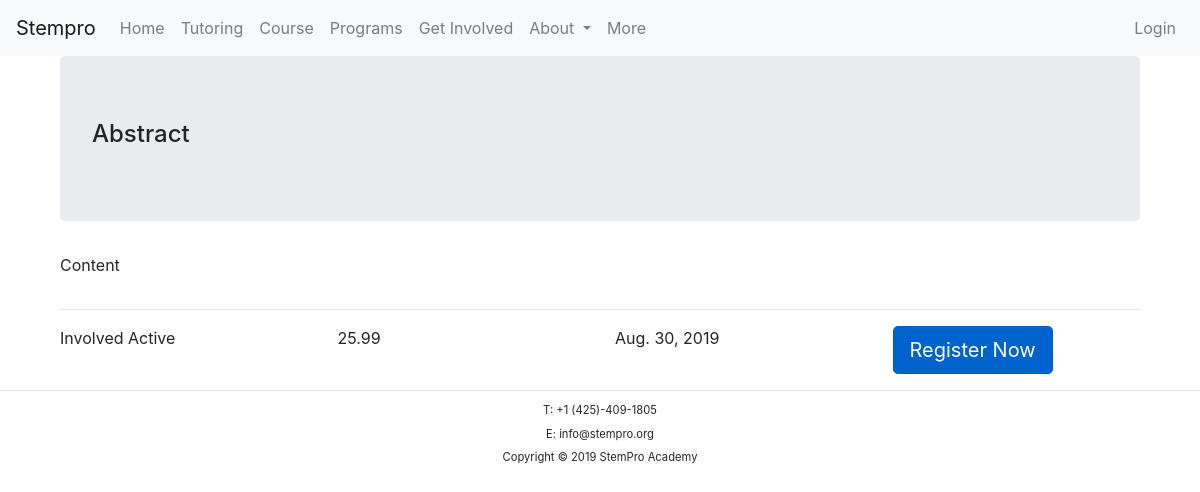
Page /users/involved on the earlier database version.
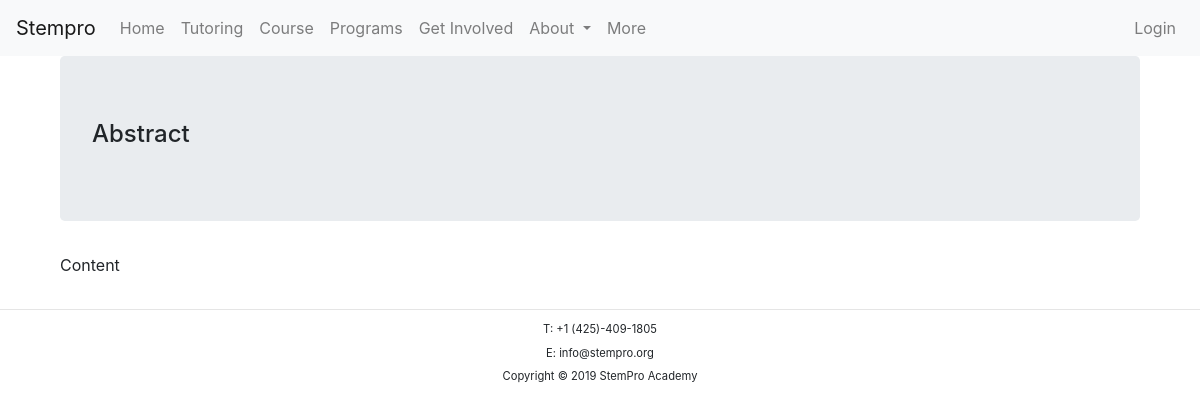
Same page on the later database version.
### app/models.py (models this page shows, shortened)
class InvolvedActive(models.Model):
    name = models.CharField(max_length=50)
    summary = models.TextField(max_length=200, blank=True)
    regular_fee = models.DecimalField(max_digits=8, decimal_places=2)
    member_fee = models.DecimalField(max_digits=8, decimal_places=2, blank=True)
    start_date = models.DateField(blank=True)
    adv_pic = models.ImageField(upload_to='profile_pics', blank=True)
    instructor = models.CharField(max_length=50)

### app/views.py (the view)
# urls.py: path('involved', views.InvolvedActiveView.as_view(), name='involved'),
class InvolvedActiveView(ListView):
    queryset = InvolvedActive.objects.all()
    template_name = 'activities.html'

### templates/activities.html
{% extends 'base.html' %}
{% load static %}
{% block content %}
  <div class="container">
    <div class="jumbotron">
      <h4>Abstract</h4>
    </div>
    <p>Content</p>
    <div class="row">
    {% for instance in object_list %}
      <div class='col-md-12'>
        <hr />
      </div>
      <div class='col-md-3'>
        {{instance.name}}
      </div>
      <div class='col-md-3'>
        {{instance.regular_fee}}
      </div>
      <div class='col-md-3'>
        {{instance.start_date}}
      </div>
      <div class='col-md-3'>
        <a href="{% url 'confirm' %}?name={{instance.name}}&type=involved" class="btn btn-primary btn-lg active" role="button" aria-pressed="true">Register Now</a>
      </div>
    {% endfor %}
    </div>
  </div>
{% endblock %}

### templates/base.html (shortened to what this page needs)
<!DOCTYPE html>
{% load static %}
{% load bootstrap4 %}
{% bootstrap_css %}
<html>
    <head>
        <link rel="stylesheet" href="{% static 'css/style.css' %}">
        <link rel="stylesheet" href="https://stackpath.bootstrapcdn.com/bootstrap/4.3.1/css/bootstrap.min.css">
    </head>
    <body>
        <nav class="navbar navbar-defaut navbar-expand-lg navbar-light bg-light">
            <div class="navbar-header">
              <a class="navbar-brand" href="{% url 'home' %} ">Stempro</a>
            </div>
            <div class="collapse navbar-collapse" id="navbarNavAltMarkup">
                <ul class="nav navbar-nav">
                    <li><a class="nav-item nav-link" href="{% url 'home' %}">Home</a></li>
                    <li><a class="nav-item nav-link" href="{% url 'tutor' %}">Tutoring</a></li>
                    <li><a class="nav-item nav-link" href="{% url 'course' %}">Course</a></li>
                    <li><a class="nav-item nav-link" href="{% url 'program' %}">Programs</a></li>
                    <li><a class="nav-item nav-link" href="{% url 'involved' %}">Get Involved</a></li>
                    <li class="nav-item dropdown">
                      <a class="nav-link dropdown-toggle" href="#" id="navbarDropdown" role="button" data-toggle="dropdown" aria-haspopup="true" aria-expanded="false">
                        About
                      </a>
                    </li>
                    <li><a class="nav-item nav-link {{active}}" href="#">More</a></li>
                </ul>
                <ul class="nav navbar-nav ml-auto">
                  {% if user.is_authenticated %}
                    <li><a class="nav-item nav-link" href="#">Hi, {{ user.username }}!</a></li>
                    <li><a class="nav-item nav-link" href="{% url 'logout' %}">Logout</a></li>
                  {% else %}
                    <li><a class="nav-item nav-link" href={% url 'login' %}>Login</a></li>
                  {% endif %}
                </ul>
            </div>
        </nav>
        <div class="container">
            {% block content %}
            {% endblock %}
        </div>
        {% include 'partials/_footer.html' %}
    </body>
</html>

### templates/partials/_footer.html
<footer>
  <hr />
  <div align="center" style="line-height: 70%; font-size: 70%;">
        <p>T: +1 (425)-409-1805</p>
        <p>E: info@stempro.org</p>
        Copyright &copy;
        <span>2019 StemPro Academy</span>
  </div>
</footer>

### static/css/style.css (style rules this page uses)
body { font-family: "Times New Roman", Times, serif; }

Differences in the rows shown:
removed InvolvedActive: name "Involved Active", regular_fee "25.99", start_date "Aug. 30, 2019"
